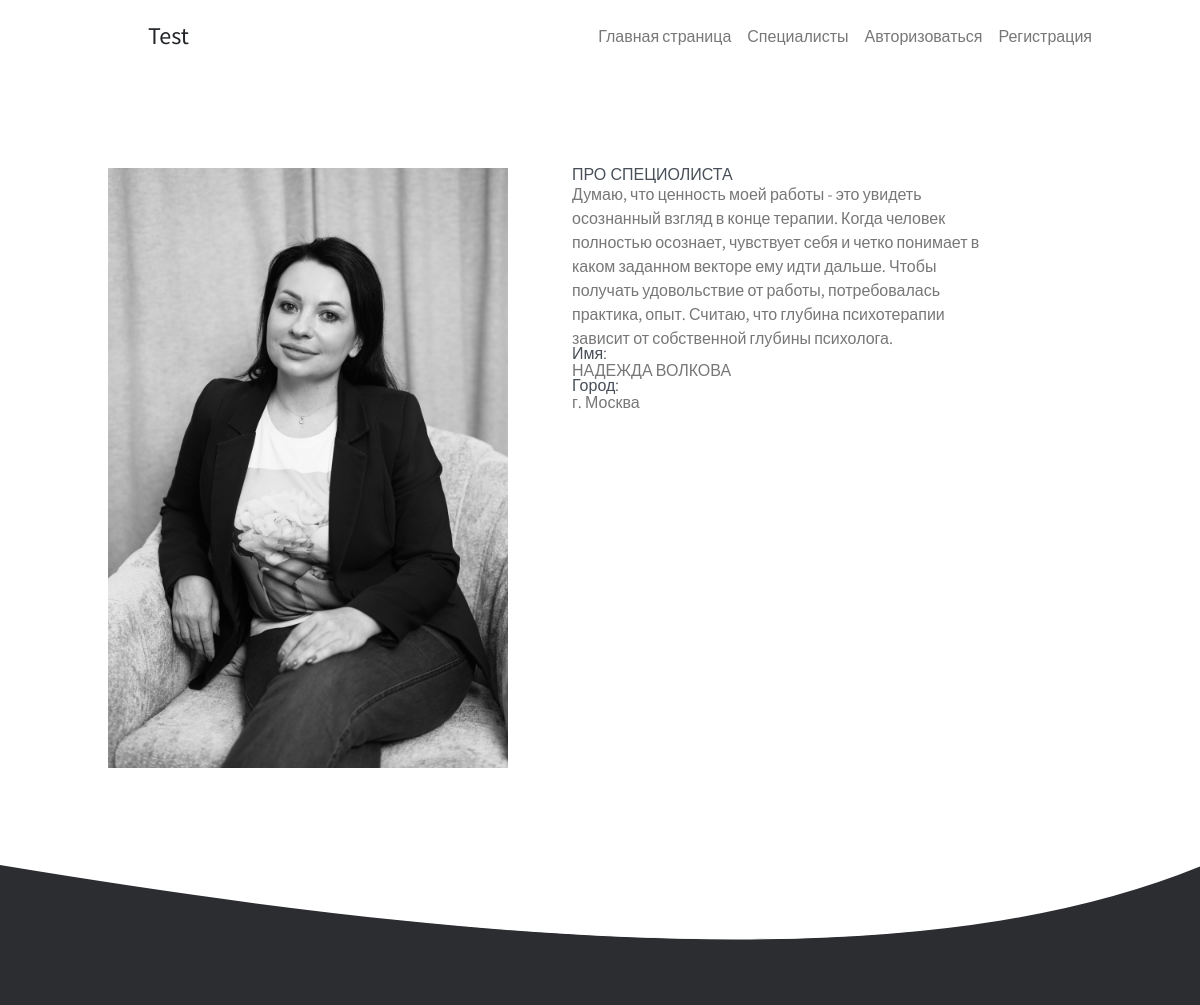
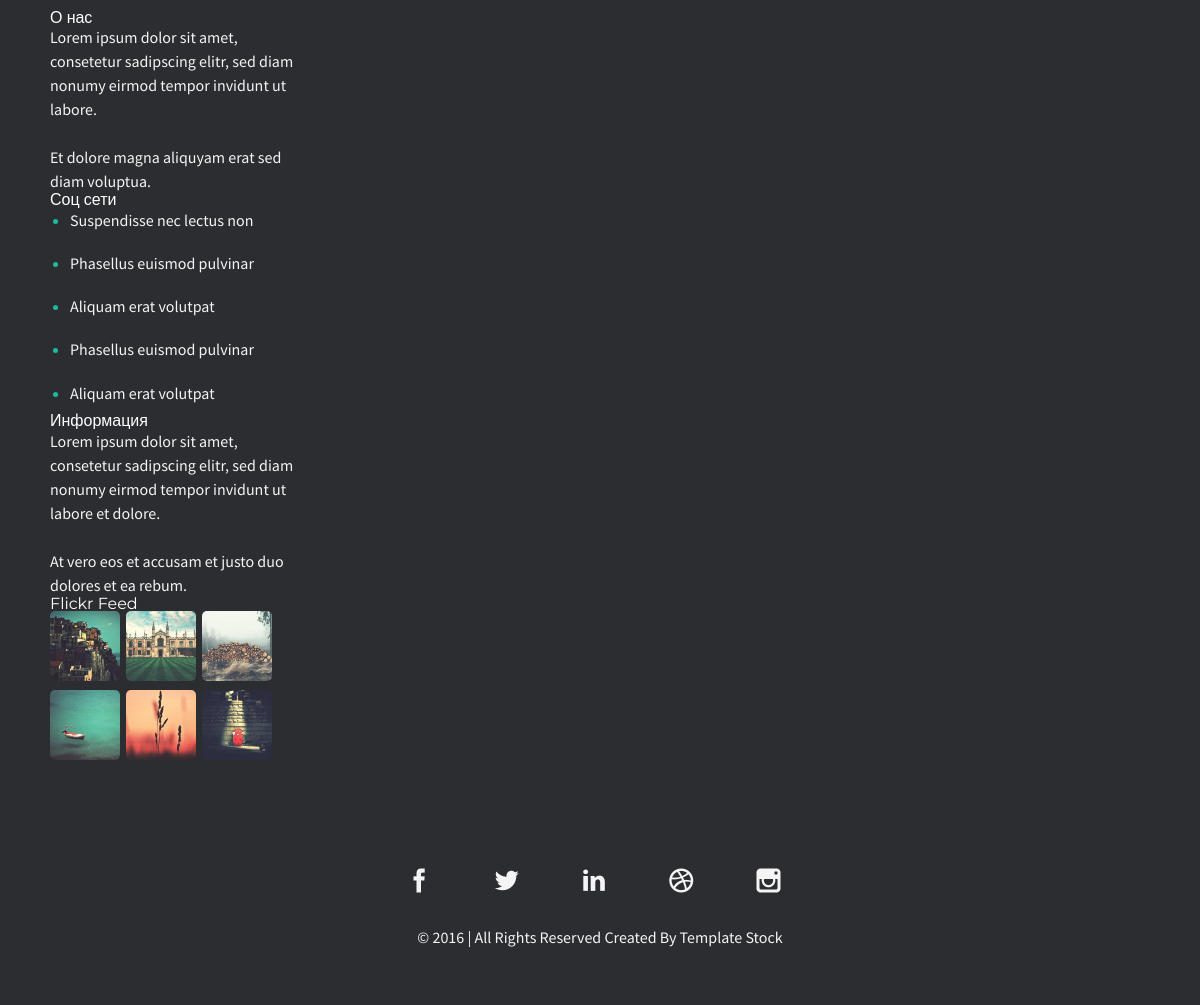
The page /employer_detail/1 on the database its author committed (2 pictures, top to bottom).
### employer/models.py (models this page shows, shortened)
class Employer(models.Model):
    name = models.CharField(
        verbose_name='ФИО',
        max_length=1000,
        blank=True,
        null=True)
    city = models.ForeignKey(
        'Location',
        verbose_name='Город',
        on_delete=models.CASCADE,
        blank=True,
        null=True)
    work = models.ManyToManyField(
        'Activity',
        verbose_name='Деятельность',
        related_name='activity',
        blank=True,
    )
    direction = models.ManyToManyField(
        'Category',
        verbose_name='Направление',
        related_name='category',
        blank=True,
    )
    description = models.TextField(
        verbose_name='Описание',
        max_length=1000,
        blank=True,
        null=True)
    education = models.ManyToManyField(
        'Education',
        verbose_name='Образование',
        related_name='education',
        blank=True,
    )
    experience = models.CharField(
        verbose_name='Стаж',
        max_length=1000,
        blank=True,
        null=True
    )
    cabinet = models.ManyToManyField(
        'Adress',
        verbose_name='Кабинет',
        related_name='adress',
        blank=True,
    )
    personal_consultation = models.CharField(
        verbose_name='Личная встреча',
        max_length=1000,
        blank=True,
        null=True
    )
    online_consultation = models.CharField(
        verbose_name='Онлайн-консультация',
        max_length=1000,
        blank=True,
        null=True
    )
    duration_consultation = models.CharField(
        verbose_name='Длительность консультации',
        max_length=1000,
        blank=True,
        null=True
    )
    couple_consultation_duration = models.CharField(
        verbose_name='Длительность консультации для пар',
        max_length=1000,
        blank=True,
        null=True
    )
    photo = models.ImageField(
        verbose_name='Фото',
        upload_to='photos/%Y/%m/%d/',
        blank=True,
        null=True
    )
    created = models.DateTimeField(
        verbose_name='Дата публикации',
        auto_now_add=True,
        blank=True,
    )
    updated = models.DateTimeField(
        verbose_name='Обновлено',
        auto_now=True,
        blank=True
    )
    is_published = models.BooleanField(
        verbose_name='Опубликовано',
        default=True,
        blank=True
    )
    class Meta:
        verbose_name = 'Специалист'
        verbose_name_plural = 'Специалисты'
        ordering = ['name']

class Location(models.Model):
    city = models.CharField(
        'Город',
        max_length=1000,
        blank=True,
        null=True
    )
    def __str__(self):
        return f'''г. {self.city}
        '''
    class Meta:
        verbose_name = 'Местонахождение'
        verbose_name_plural = 'Местонахождения'
        ordering = ['city']

### employer/views.py (the view)
# urls.py: path('employer_detail/<int:pk>', views.employer_detail, name='employer_detail'), # список всех отзывов
def employer_detail(request, pk):
    employers = Employer.objects.get(id=pk)
    return render(request, 'epmloyer_detail.html', {'employer': employers})

### employer/templates/epmloyer_detail.html (shortened to what this page needs)
{% extends 'base.html' %}
{% block content %}
<div class="container p-5 m-5">
<section class="home-about-section spad">
        <div class="container">
            <div class="row">
                <div class="col-lg-6">
                    <div class="ha-pic">
                        <img src="{{ employer.photo.url }}" width="400" height="550" alt="">
                    </div>
                </div>
                <div class="col-lg-6">
                    <div class="ha-text">
                        <h2>Про специолиста</h2>
                        <p>{{ employer.description }}</p>
                        <ul>
                            <li><h4>Имя: </h4>{{ employer.name }}</li>
                            <li><h4>Город: </h4>{{ employer.city }}</li>
                        </ul>
                    </div>
                </div>
            </div>
        </div>
    </section>
    </div>
{% endblock %}

### static/assets/css/simplegrid.css (style rules this page uses)
*, *:after, *:before { -webkit-box-sizing: border-box; -moz-box-sizing: border-box; box-sizing: border-box; }
body { margin: 0px; }
[class*='col-'] { float: left; padding-right: 20px; }

### static/assets/css/style.css (style rules this page uses)
*, *:before, *:after { box-sizing: border-box; }
a, img, .overlay, input, textarea, .plan-wrap p, .filters .filter { -webkit-transition: all .12s linear; -moz-transition: all .12s linear; -o-transition: all .12s linear; transition: all .12s linear; }
body { font-size: 1em; line-height: 1.7em; color: #777777; font-weight: normal; }
body, input, textarea { font-family: 'Source Sans Pro', Helvetica, Arial, sans-serif; }
h1,h2,h3,h4,h5,h6, .navigation a, .btn, .filters .filter { font-family: 'Montserrat', Helvetica, Arial, sans-serif; }
h1,h2,h3,h4,h5,h6 { position: relative; margin: 1em 0 1.4em; color: #484f58; }
h1,h2 { text-transform: uppercase; }
h2 { font-size: 2.8em; line-height: .9em; }
h4,h5,h6 { font-size: 1.125em; line-height: .5em; }

### rows shown on the page
Employer: photo (picture), description "Думаю, что ценность моей работы - это увидеть осознанный взгляд в конце терапии. Когда человек полностью осознает, чувствует себя и четко понимает в каком заданном векторе ему идти дальше. Чтобы получать удовольствие от работы, потребовалась практика, опыт. Считаю, что глубина психотерапии зависит от собственной глубины психолога.", name "НАДЕЖДА ВОЛКОВА", city "г. Москва"
